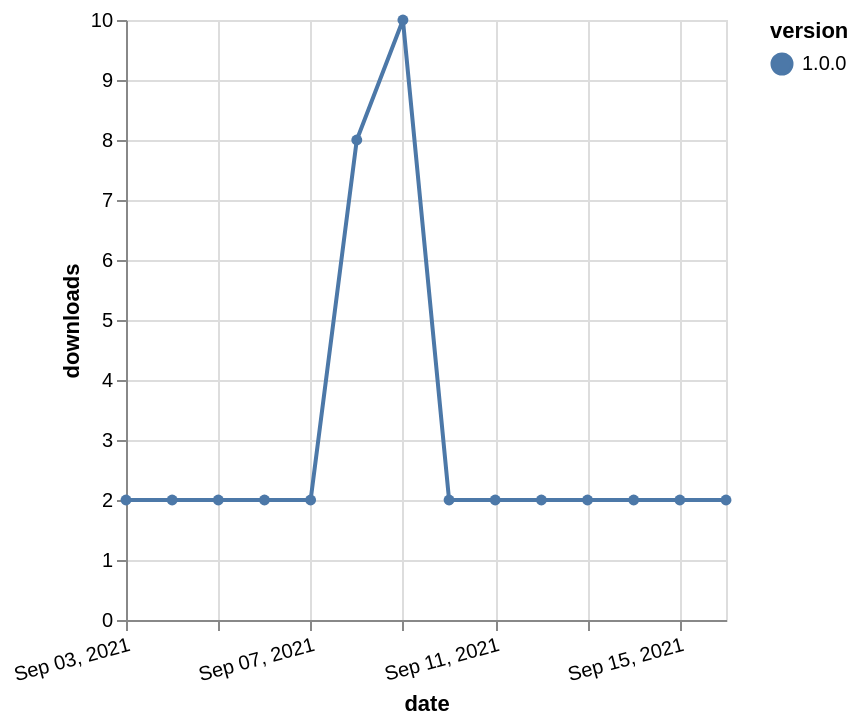

The Vega-Lite source for this figure:
### Vega-Lite specification from a JSON file in a GitHub repository (floating-point values rounded to 4 significant figures)
{"$schema": "https://vega.github.io/schema/vega-lite/v5.json", "description": "A simple bar chart with embedded data.", "data": {"values": [{"date": "2021-09-03", "total": 4369, "delta": 2, "version": "1.0.0"}, {"date": "2021-09-04", "total": 4371, "delta": 2, "version": "1.0.0"}, {"date": "2021-09-05", "total": 4373, "delta": 2, "version": "1.0.0"}, {"date": "2021-09-06", "total": 4375, "delta": 2, "version": "1.0.0"}, {"date": "2021-09-07", "total": 4377, "delta": 2, "version": "1.0.0"}, {"date": "2021-09-08", "total": 4385, "delta": 8, "version": "1.0.0"}, {"date": "2021-09-09", "total": 4395, "delta": 10, "version": "1.0.0"}, {"date": "2021-09-10", "total": 4397, "delta": 2, "version": "1.0.0"}, {"date": "2021-09-11", "total": 4399, "delta": 2, "version": "1.0.0"}, {"date": "2021-09-12", "total": 4401, "delta": 2, "version": "1.0.0"}, {"date": "2021-09-13", "total": 4403, "delta": 2, "version": "1.0.0"}, {"date": "2021-09-14", "total": 4405, "delta": 2, "version": "1.0.0"}, {"date": "2021-09-15", "total": 4407, "delta": 2, "version": "1.0.0"}, {"date": "2021-09-16", "total": 4409, "delta": 2, "version": "1.0.0"}]}, "width": "container", "mark": {"type": "line", "point": {"filled": true}}, "encoding": {"x": {"field": "date", "type": "temporal", "timeUnit": "yearmonthdate", "title": "date", "axis": {"labelAngle": -15}}, "y": {"field": "delta", "type": "quantitative", "title": "downloads"}, "color": {"field": "version", "type": "nominal"}, "tooltip": {"field": "delta"}}}
